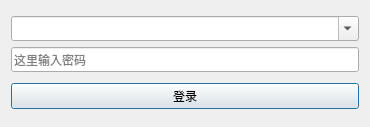
<?xml version="1.0" encoding="UTF-8"?>
<ui version="4.0">
 <class>Dialog</class>
 <widget class="QDialog" name="Dialog">
  <property name="windowModality">
   <enum>Qt::WindowModal</enum>
  </property>
  <property name="geometry">
   <rect>
    <x>0</x>
    <y>0</y>
    <width>370</width>
    <height>127</height>
   </rect>
  </property>
  <property name="font">
   <font>
    <family>微软雅黑</family>
   </font>
  </property>
  <property name="windowTitle">
   <string>请登录</string>
  </property>
  <property name="windowIcon">
   <iconset>
    <normaloff>C:/Users/eyou/Downloads/im_2.png</normaloff>C:/Users/eyou/Downloads/im_2.png</iconset>
  </property>
  <layout class="QVBoxLayout" name="verticalLayout">
   <item>
    <layout class="QVBoxLayout" name="verticalLayout_2">
     <property name="spacing">
      <number>6</number>
     </property>
     <property name="margin">
      <number>0</number>
     </property>
     <item>
      <widget class="QComboBox" name="comboBox">
       <property name="editable">
        <bool>true</bool>
       </property>
      </widget>
     </item>
     <item>
      <widget class="QLineEdit" name="lineEdit">
       <property name="echoMode">
        <enum>QLineEdit::Password</enum>
       </property>
       <property name="placeholderText">
        <string>这里输入密码</string>
       </property>
      </widget>
     </item>
    </layout>
   </item>
   <item>
    <widget class="QPushButton" name="okButton">
     <property name="text">
      <string>登录</string>
     </property>
    </widget>
   </item>
  </layout>
 </widget>
 <resources/>
 <connections>
  <connection>
   <sender>okButton</sender>
   <signal>clicked()</signal>
   <receiver>Dialog</receiver>
   <slot>accept()</slot>
   <hints>
    <hint type="sourcelabel">
     <x>278</x>
     <y>253</y>
    </hint>
    <hint type="destinationlabel">
     <x>96</x>
     <y>254</y>
    </hint>
   </hints>
  </connection>
  <connection>
   <sender>comboBox</sender>
   <signal>editTextChanged(QString)</signal>
   <receiver>lineEdit</receiver>
   <slot>clear()</slot>
   <hints>
    <hint type="sourcelabel">
     <x>184</x>
     <y>29</y>
    </hint>
    <hint type="destinationlabel">
     <x>184</x>
     <y>66</y>
    </hint>
   </hints>
  </connection>
 </connections>
</ui>
